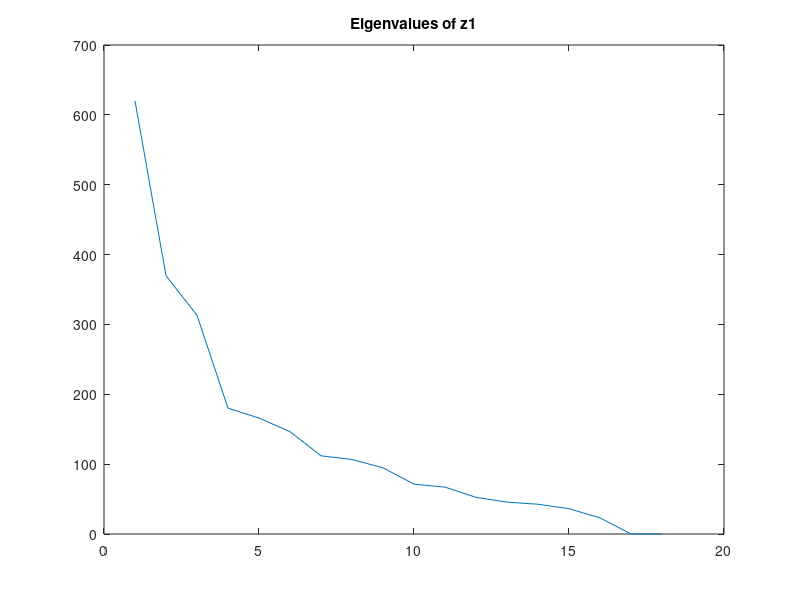

Here is the MATLAB script that generated this plot: (Note: this script raises an error after producing the figure.)
function a2
z1 = load('z1.dat');
z2 = load('z2.dat');
%%%%%%%%%%%%%%%%%%%%%%%%%%%%
%CALCULATIONS FOR Z1%%%%%%%% Only code for z1 is commented since everything
%%%%%%%%%%%%%%%%%%%%%%%%%%%% done to z2 is the exact same.

%perform pcaprelim on z1
[sdiag, meanvec, uvecmat] = pcaprelim(z1);
%print the singular values
sdiag

%no scientific notation
format long g

%This is code to caculate the ratio of coverage given as sum of the first k
%eigen values over sum of all the eigen values, k was chosen so that the
%ratio is 0.50<k<0.60 :: p = tk/T
b = 1;
summer = 0;
for a = 1:10 
    for c = 1:b
        summer = summer + sdiag(c);
    end
    %unsupress the statement below to print the ratio of coverage for
    %increase number of eigen values 1-10
    d = summer/sum(sdiag);
    
summer = 0;
b = b + 1;
end


%first plot the eigen values
figure()
plot(sdiag)
title('Eigenvalues of z1')

%plot the mean vector returned by pca prelim 
figure()
%messy code to set labels and change scale to dates at bottom, done for
%most plots that have 100 x entries
t = datetime(1992,1,1) + calquarters(0:99);
plot(t,meanvec)
xtickformat('MM-yyyy')
set(gca, 'XTick', (datetime(1992,1,1) : 365 : datetime(2016,1,12)));
title('Mean vector of z1')
xlabel('Date')
ylabel('Price')
approxnum = 4

%calculating the RMSE for every signal in z1 when reconstructed
e = zeros(1,18);
for c = 1:18
 new_data = z1(:,c);
 [approxcomp,approxvec] = pcaapprox(new_data,approxnum,meanvec,uvecmat);
 RMSE = sqrt(mean((approxvec - new_data).^2));
 %store the rmse for every reconstructed signal into a new array
 e(c) = RMSE;
end

%plot the error trend for all signals
figure()
plot(e)
title('RMSE of reconstruction z1')
xlabel('Signal #')
ylabel('Error')
%norm error is the average error of reconstruction
normError = sum(e)/18

%PLOTTING INDIVIDUAL SIGNALS: Plot the original signal and the
%reconstructed signal in the same figure. Error is the difference between
%the lines.

%Plotting the most AVERAGE signal reconstructed (individual error closest
%to average)
new_data = z1(:,3);
[approxcomp,approxvec] = pcaapprox(new_data,approxnum,meanvec,uvecmat);
figure()
t = datetime(1992,1,1) + calquarters(0:99);
%plot recontructed signal
plot(t,approxvec)
hold on
%plot original signal
plot(t,new_data)
xtickformat('MM-yyyy')
set(gca, 'XTick', (datetime(1992,1,1) : 365 : datetime(2016,1,12)));
legend('Reconstructed Signal', 'Original Signal')
title('Most "Average" Signal Reconstruction in z1')
xlabel('Date')
ylabel('Price')

%Plotting the WORST signal reconstructed (highest RMSE)
new_data = z1(:,6);
[approxcomp,approxvec] = pcaapprox(new_data,approxnum,meanvec,uvecmat);
figure()
t = datetime(1992,1,1) + calquarters(0:99);
plot(t,approxvec)
hold on
plot(t,new_data)
xtickformat('MM-yyyy')
set(gca, 'XTick', (datetime(1992,1,1) : 365 : datetime(2016,1,12)));
legend('Reconstructed Signal', 'Original Signal')
title('"Worst" signal reconstruction z1')
xlabel('Date')
ylabel('Price')

%Plotting the BEST signal reconstructed (lowest error)
new_data = z1(:,7);
[approxcomp,approxvec] = pcaapprox(new_data,approxnum,meanvec,uvecmat);
figure()
t = datetime(1992,1,1) + calquarters(0:99);
plot(t,approxvec)
hold on
plot(t,new_data)
xtickformat('MM-yyyy')
set(gca, 'XTick', (datetime(1992,1,1) : 365 : datetime(2016,1,12)));
legend('Reconstructed Signal', 'Original Signal')
title('"Best" Signal Reconstructed in z1')
xlabel('Date')
ylabel('Price')

%%%%%%%%%%%%%%%%%%%%%%%%%%%%
%CALCULATIONS FOR Z2%%%%%%%%
%%%%%%%%%%%%%%%%%%%%%%%%%%%%
[sdiag, meanvec, uvecmat] = pcaprelim(z2);
sdiag

format long g
b = 1;
summer = 0;
for a = 1:10
    for c = 1:b
        summer = summer + sdiag(c);
    end
    %unsupress the statement below to print the ratio of coverage for
    %increase number of eigen values 1-10
    d = summer/sum(sdiag);
    
summer = 0;
b = b + 1;
end

figure()
plot(sdiag)
title('Eigenvalues of z2')
figure()
t = datetime(1992,1,1) + calquarters(0:99);
plot(t,meanvec)
xtickformat('MM-yyyy')
set(gca, 'XTick', (datetime(1992,1,1) : 365 : datetime(2016,1,12)));
title('Mean vector of z2')
xlabel('Date')
ylabel('Price')
approxnum = 4

e = zeros(1,18);

for c = 1:18
 new_data = z2(:,c);
 [approxcomp,approxvec] = pcaapprox(new_data,approxnum,meanvec,uvecmat);
 RMSE = sqrt(mean((approxvec - new_data).^2));
 e(c) = RMSE;
end
figure()
plot(e)
title('RMSE of Reconstruction for z2')
xlabel('Signal #')
ylabel('Error')
normError = sum(e)/18

new_data = z2(:,18);
[approxcomp,approxvec] = pcaapprox(new_data,approxnum,meanvec,uvecmat);
figure()
t = datetime(1992,1,1) + calquarters(0:99);
plot(t,approxvec)
hold on
plot(t,new_data)
xtickformat('MM-yyyy')
set(gca, 'XTick', (datetime(1992,1,1) : 365 : datetime(2016,1,12)));
legend('Reconstructed Signal', 'Original Signal')
title('Most "Average" Signal Reconstruction in z2')
xlabel('Date')
ylabel('Price')

new_data = z2(:,17);
[approxcomp,approxvec] = pcaapprox(new_data,approxnum,meanvec,uvecmat);
figure()
t = datetime(1992,1,1) + calquarters(0:99);
plot(t,approxvec)
hold on
plot(t,new_data)
xtickformat('MM-yyyy')
set(gca, 'XTick', (datetime(1992,1,1) : 365 : datetime(2016,1,12)));
legend('Reconstructed Signal', 'Original Signal')
title('"Worst" signal reconstruction z2')
xlabel('Date')
ylabel('Price')

new_data = z2(:,12);
[approxcomp,approxvec] = pcaapprox(new_data,approxnum,meanvec,uvecmat);
figure()
t = datetime(1992,1,1) + calquarters(0:99);
plot(t,approxvec)
hold on
plot(t,new_data)
xtickformat('MM-yyyy')
set(gca, 'XTick', (datetime(1992,1,1) : 365 : datetime(2016,1,12)));
legend('Reconstructed Signal', 'Original Signal')
title('"Best" Signal Reconstructed in z2')
xlabel('Date')
ylabel('Price')
end



function [sdiag, meanvec, uvecmat] = pcaprelim(Z)
% FUNCTION [SDIAG, MEANVEC, UVECMAT] = PCAPRELIM(Z)
% performs the preliminary Principal Components Analysis
% (PCA) of Z, a matrix in which the data are
% represented as columns. PCAPRELIM returns:
% SDIAG - singular values of the PCA, in decreasing order
% MEANVEC - the mean vector of the initial data
% UVECMAT - left singular vectors of the PCA, as column vectors
% Find the mean vector and form it into a matrix
[m,n] = size(Z);
meanvec = mean(Z,2);
M = meanvec*ones(1,n);
% Find the difference matrix
D = Z - M;
% Find the left singular vectors as a matrix and
% the singular values as a vector
[uvecmat, Smat, Vvecs] = svd(D, 'econ');
sdiag = diag(Smat);
end

function [approxcomp,approxvec] = pcaapprox(new_data,approxnum,meanvec, uvecmat)
% [APPROXCOMP,APPROXVEC]=PCAAPPROX(NEW_DATA, APPROXNUM,
% MEANVEC, UVECMAT)
% approximates new data based on a Principal Components Analysis
% (PCA) of initial data. Inputs are:
% NEW_DATA - a signal to be approximated, as a column vector
% APPROXNUM - a scalar giving the order of the approximation
% MEANVEC - the PCA mean vector (from PCAPRELIM)
% UVECMAT - the singular vectors of the PCA (from PCAPRELIM)
%
% Return values are:
% APPROXCOMP - the components as a row vector of scalars
% APPROXVEC - the approximation of the new data as a vector
% Set up the initial and return values
diffvec = new_data - meanvec;
approxcomp = zeros(approxnum, 1);
approxvec = meanvec;
% Loop through the eigenvectors, finding the components
% and building the approximation
for i=1:approxnum
uvec = uvecmat(:,i);
beta = dot(diffvec, uvec);
approxcomp(i,1) = beta;
approxvec = approxvec + beta*uvec;
end
end



